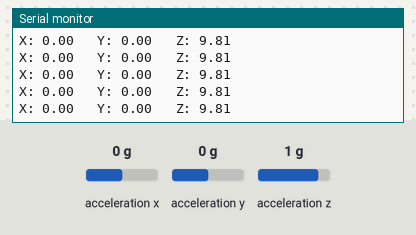
This sketch was run on a simulated Arduino Uno, built with avr-gcc and run on an emulated ATmega328P. Parts: the last lines printed to the serial monitor. Inputs (shaded band) come from the test bench; at power-on: acceleration x 0 g, acceleration y 0 g, acceleration z 1 g.

Above: at 1.2 s.
1.3 s: acceleration x set to -1.4 g
At 2.4 s:
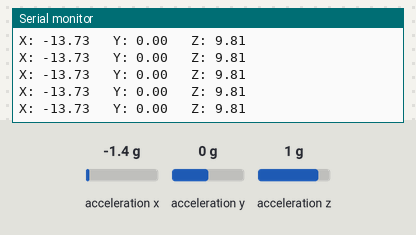
4.3 s: acceleration y set to -1.4 g
At 4.9 s:
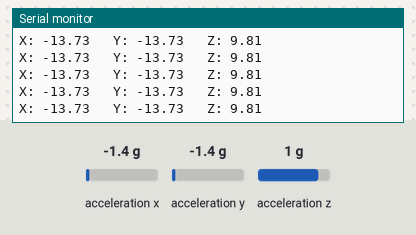
5.8 s: acceleration z set to -1.4 g
At 6.5 s:
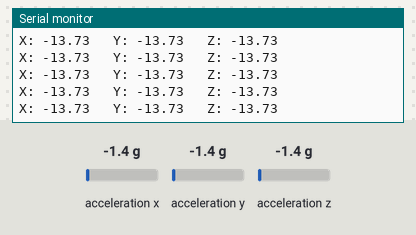

The sketch:

SCRIPT-PI2-Platter-Serial.ino.ino
```cpp
#include <Wire.h>
#include <Adafruit_Sensor.h>
#include <Adafruit_ADXL345_U.h>

// Instancia o sensor ADXL345
Adafruit_ADXL345_Unified accel = Adafruit_ADXL345_Unified(12345);

void setup() {
  Serial.begin(115200);

  // Inicializa o sensor
  if(!accel.begin()) {
    Serial.println("Não foi possível encontrar o ADXL345. Verifique as conexões!");
    while(1);
  }

  // Configuração adicional opcional
  accel.setRange(ADXL345_RANGE_16_G);  // Ajuste o alcance conforme necessário (2G, 4G, 8G, 16G)

  Serial.println("ADXL345 inicializado com sucesso.");
}

void loop() {
  sensors_event_t event;
  accel.getEvent(&event);

  // Envia os dados para o Serial Plotter
  Serial.print("X: "); Serial.print(event.acceleration.x);
  Serial.print(" \tY: "); Serial.print(event.acceleration.y);
  Serial.print(" \tZ: "); Serial.println(event.acceleration.z);

  delay(10);  // Ajuste conforme necessário
}
```

Measured:
- after the input at 1.3 s, the serial monitor: prints a new line at once (image 1)
- after the input at 4.3 s, the serial monitor: prints a new line at once (image 2)
- after the input at 5.8 s, the serial monitor: prints a new line at once (image 3)
